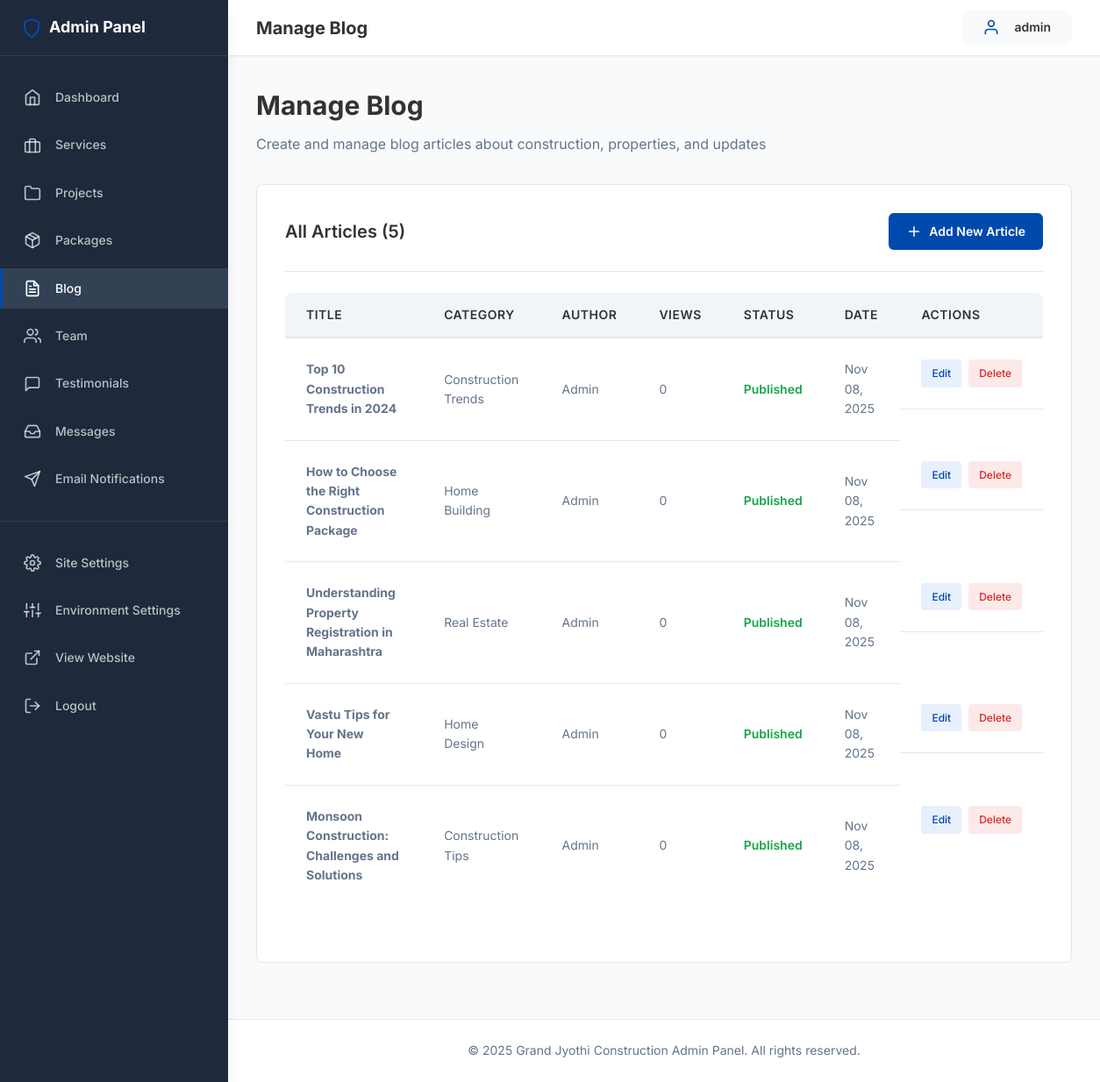
Screenshot of /admin/blog.php (signed in) with the database file from the repository.
### tables this page shows
CREATE TABLE IF NOT EXISTS blog_articles (
    id INT AUTO_INCREMENT PRIMARY KEY,
    title VARCHAR(255) NOT NULL,
    slug VARCHAR(255) NOT NULL UNIQUE,
    excerpt TEXT,
    content TEXT NOT NULL,
    featured_image VARCHAR(255),
    category VARCHAR(100),
    tags VARCHAR(255),
    author VARCHAR(100) DEFAULT 'Admin',
    is_published BOOLEAN DEFAULT 1,
    views INT DEFAULT 0,
    created_at TIMESTAMP DEFAULT CURRENT_TIMESTAMP,
    updated_at TIMESTAMP DEFAULT CURRENT_TIMESTAMP ON UPDATE CURRENT_TIMESTAMP,
    INDEX idx_slug (slug),
    INDEX idx_category (category),
    INDEX idx_published (is_published),
    INDEX idx_created (created_at)
);

### includes/db.php (called while the page is built, shortened)
<?php
function getDbConnection(): PDO
{
    static $pdo = null;
    if ($pdo === null) {
        $dsn = sprintf(
            'mysql:host=%s;dbname=%s;charset=%s',
            DB_HOST,
            DB_NAME,
            DB_CHARSET
        );
        $options = [
            PDO::ATTR_ERRMODE            => PDO::ERRMODE_EXCEPTION,
            PDO::ATTR_DEFAULT_FETCH_MODE => PDO::FETCH_ASSOC,
            PDO::ATTR_EMULATE_PREPARES   => false,
            PDO::ATTR_PERSISTENT         => false,
        ];
        try {
            $pdo = new PDO($dsn, DB_USER, DB_PASS, $options);
        } catch (PDOException $e) {
            error_log('Database Connection Error: ' . $e->getMessage());
            die('Database connection failed. Please try again later.');
        }
    }
    return $pdo;
}
function executeQuery(string $sql, array $params = []): PDOStatement
{
    $pdo = getDbConnection();
    $stmt = $pdo->prepare($sql);
    $stmt->execute($params);
    return $stmt;
}
function sanitizeOutput($data): string
{
    return htmlspecialchars((string)$data, ENT_QUOTES, 'UTF-8');
}

### admin/blog.php (the view, shortened to what this page needs)
<?php
require_once __DIR__ . '/../includes/db.php';
$action = $_GET['action'] ?? 'list';
$articles = [];
if ($action === 'list') {
    $articles = executeQuery("SELECT * FROM blog_articles ORDER BY created_at DESC")->fetchAll();
}
require_once __DIR__ . '/includes/admin_header.php';
?>
<div class="content-header">
    <h1>Manage Blog</h1>
    <p>Create and manage blog articles about construction, properties, and updates</p>
</div>
<?php if ($action === 'list'): ?>
    <div class="card">
        <div class="card-header">
            <h2 class="card-title">All Articles (<?= count($articles) ?>)</h2>
            <a href="?action=add" class="btn btn-primary">
                <i data-feather="plus"></i> Add New Article
            </a>
        </div>
        <?php if (empty($articles)): ?>
            <p>No articles found. <a href="?action=add">Add your first article</a>!</p>
        <?php else: ?>
            <div class="table-container">
                <table class="admin-table">
                    <thead>
                        <tr>
                            <th>Title</th>
                            <th>Category</th>
                            <th>Author</th>
                            <th>Views</th>
                            <th>Status</th>
                            <th>Date</th>
                            <th>Actions</th>
                        </tr>
                    </thead>
                    <tbody>
                        <?php foreach ($articles as $art): ?>
                            <tr>
                                <td><strong><?= sanitizeOutput($art['title']) ?></strong></td>
                                <td><?= sanitizeOutput($art['category']) ?></td>
                                <td><?= sanitizeOutput($art['author']) ?></td>
                                <td><?= sanitizeOutput($art['views']) ?></td>
                                <td>
                                    <?php if ($art['is_published']): ?>
                                        <span style="color: var(--admin-success); font-weight: 600;">Published</span>
                                    <?php else: ?>
                                        <span style="color: var(--admin-text-gray);">Draft</span>
                                    <?php endif; ?>
                                </td>
                                <td><?= date('M d, Y', strtotime($art['created_at'])) ?></td>
                                <td class="table-actions">
                                    <a href="?action=edit&id=<?= $art['id'] ?>" class="btn-edit">Edit</a>
                                    <a href="?action=delete&id=<?= $art['id'] ?>" class="btn-delete" onclick="return confirm('Delete this article?')">Delete</a>
                                </td>
                            </tr>
                        <?php endforeach; ?>
                    </tbody>
                </table>
            </div>
        <?php endif; ?>
    </div>
<?php endif; ?>
<?php require_once __DIR__ . '/includes/admin_footer.php'; ?>

### assets/css/admin.css (style rules this page uses)
:root { --admin-primary: #004AAD; --admin-primary-hover: #003a8c; --admin-danger: #dc2626; --admin-danger-hover: #b91c1c; --admin-success: #16a34a; --admin-warning: #F7931E; --admin-text-dark: #333333; --admin-text-gray: #64748b; --admin-text-light: #94a3b8; --admin-bg-white: #ffffff; --admin-bg-light: #F9FAFB; --admin-bg-gray: #f1f5f9; --admin-border: #e2e8f0; --admin-sidebar-bg: #1e293b; --admin-sidebar-hover: #334155; --admin-topbar-height: 64px; --admin-sidebar-width: 260px; --admin-sidebar-collapsed: 70px; --shadow-sm: 0 1px 2px 0 rgba(0, 0, 0, 0.05); --shadow-md: 0 4px 6px -1px rgba(0, 0, 0, 0.1); --shadow-lg: 0 10px 15px -3px rgba(0, 0, 0, 0.1); --spacing-xs: 0.5rem; --spacing-sm: 1rem; --spacing-md: 1.5rem; --spacing-lg: 2rem; --spacing-xl: 3rem; --radius-sm: 4px; --radius-md: 6px; --radius-lg: 8px; --radius-xl: 12px; --font-base: 'Inter', -apple-system, BlinkMacSystemFont, 'Segoe UI', sans-serif; --font-size-xs: 0.75rem; --font-size-sm: 0.875rem; --font-size-base: 1rem; --font-size-lg: 1.125rem; --font-size-xl: 1.25rem; --font-size-2xl: 1.5rem; --font-size-3xl: 1.875rem; }
* { margin: 0; padding: 0; box-sizing: border-box; }
body { font-family: var(--font-base); font-size: var(--font-size-base); line-height: 1.6; color: var(--admin-text-dark); background-color: var(--admin-bg-light); -webkit-font-smoothing: antialiased; -moz-osx-font-smoothing: grayscale; }
.content-header { margin-bottom: var(--spacing-lg); }
.content-header h1 { font-size: var(--font-size-3xl); font-weight: 700; color: var(--admin-text-dark); margin-bottom: var(--spacing-xs); }
.content-header p { color: var(--admin-text-gray); font-size: var(--font-size-base); }
.card { background-color: var(--admin-bg-white); border: 1px solid var(--admin-border); border-radius: var(--radius-lg); padding: var(--spacing-lg); margin-bottom: var(--spacing-lg); }
.card-header { display: flex; justify-content: space-between; align-items: center; margin-bottom: var(--spacing-md); padding-bottom: var(--spacing-md); border-bottom: 1px solid var(--admin-border); }
.card-title { font-size: var(--font-size-xl); font-weight: 600; color: var(--admin-text-dark); }
.btn { display: inline-flex; align-items: center; gap: var(--spacing-xs); padding: 0.625rem 1.25rem; font-size: var(--font-size-sm); font-weight: 600; text-decoration: none; border-radius: var(--radius-md); border: none; cursor: pointer; transition: all 0.2s ease; text-align: center; }
.btn svg { width: 18px; height: 18px; }
.btn-primary { background-color: var(--admin-primary); color: white; }
.table-container { overflow-x: auto; margin-bottom: var(--spacing-lg); }
.admin-table { width: 100%; border-collapse: collapse; background-color: var(--admin-bg-white); border-radius: var(--radius-lg); overflow: hidden; }
.admin-table thead { background-color: var(--admin-bg-gray); }
.admin-table th { padding: 0.875rem var(--spacing-md); text-align: left; font-size: var(--font-size-sm); font-weight: 600; color: var(--admin-text-dark); text-transform: uppercase; letter-spacing: 0.5px; border-bottom: 2px solid var(--admin-border); }
.admin-table td { padding: var(--spacing-md); border-bottom: 1px solid var(--admin-border); font-size: var(--font-size-sm); color: var(--admin-text-gray); }
.admin-table tbody tr { transition: background-color 0.2s ease; }
.admin-table tbody tr:last-child td { border-bottom: none; }
.table-actions { display: flex; gap: var(--spacing-xs); white-space: nowrap; }
.table-actions a { padding: 0.375rem 0.75rem; font-size: var(--font-size-xs); border-radius: var(--radius-sm); text-decoration: none; font-weight: 500; transition: all 0.2s ease; }
.table-actions .btn-edit { background-color: rgba(37, 99, 235, 0.1); color: var(--admin-primary); }
.table-actions .btn-delete { background-color: rgba(220, 38, 38, 0.1); color: var(--admin-danger); }

### rows the page displays
blog_articles: title "Top 10 Construction Trends in 2024", category "Construction Trends", author "Admin", views "0", is_published "Published", created_at "Nov 08, 2025"
blog_articles: title "How to Choose the Right Construction Package", category "Home Building", author "Admin", views "0", is_published "Published", created_at "Nov 08, 2025"
blog_articles: title "Understanding Property Registration in Maharashtra", category "Real Estate", author "Admin", views "0", is_published "Published", created_at "Nov 08, 2025"
blog_articles: title "Vastu Tips for Your New Home", category "Home Design", author "Admin", views "0", is_published "Published", created_at "Nov 08, 2025"
blog_articles: title "Monsoon Construction: Challenges and Solutions", category "Construction Tips", author "Admin", views "0", is_published "Published", created_at "Nov 08, 2025"

### other values shown
sanitizeOutput($page_title) "Manage Blog"
sanitizeOutput($_SESSION['admin_username'] ?? 'Admin') "admin"
count($articles) "5"
